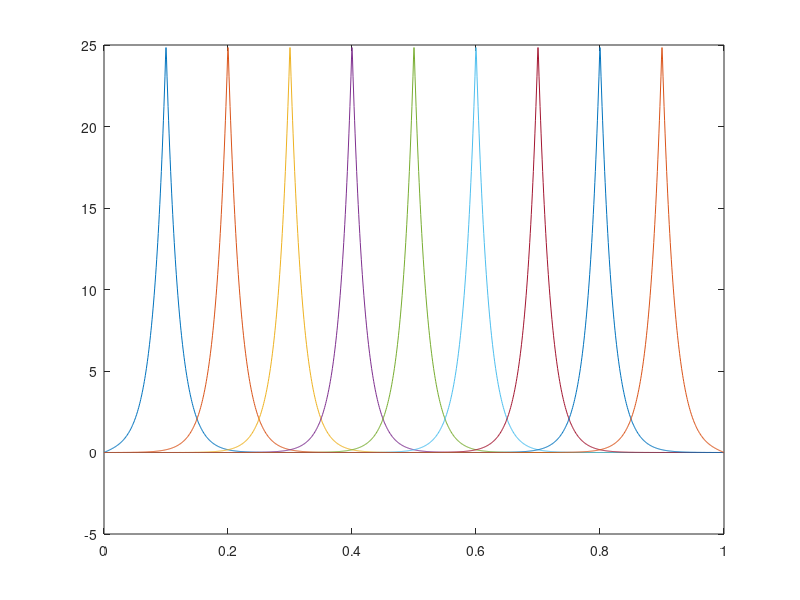
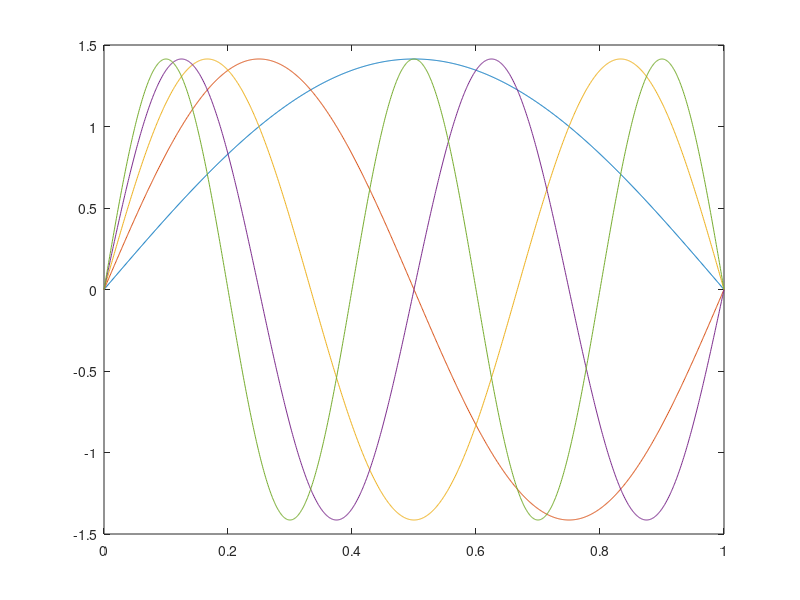
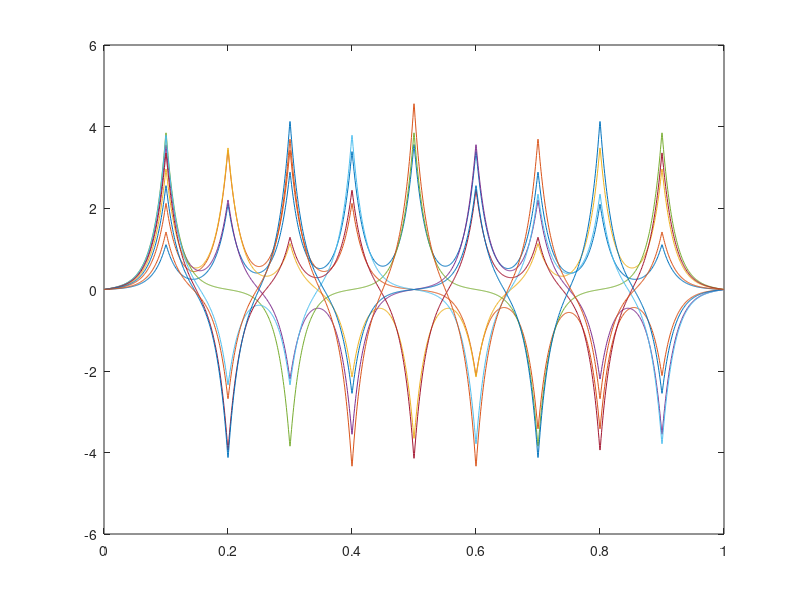
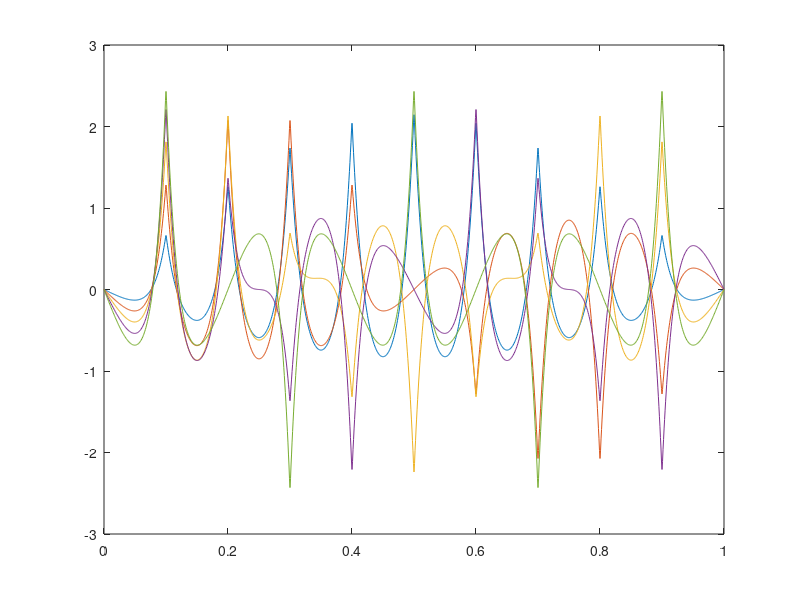

These charts were generated, in order, by the following MATLAB code:
% PlotKernelSeries
% Computes and plots kernels given by a Mercer series
close all
x = linspace(0,1,11)';
xx = linspace(0,1,1201)';
%% iterated Brownian bridge kernel
x=x(2:end-1);
ep = 50; beta = 1;
phifunc = @(n,x) sqrt(2)*sin(pi*x*n);
lambdafunc = @(n) ((n*pi).^2+ep^2).^(-beta);
if beta < 3
    M = 1000;
else
    M = ceil(1/pi*sqrt(eps^(-1/beta)*(N^2*pi^2+ep^2)-ep^2));
end
%% Mercer series
N = length(x);
Lambda = diag(lambdafunc(1:M));
Phi_interp = phifunc(1:M,x);
Phi_eval = phifunc(1:M,xx);
Kbasis = Phi_eval*Lambda*Phi_interp'/Lambda(1,1);
%% Plot cardinal basis obtained via Mercer series
plot(xx,Kbasis)
%% Plot first 5 eigenfunctions
figure
plot(xx,Phi_eval(:,1:5))
%% HS-SVD stuff
I_N = eye(N);
Phi_1 = Phi_interp(:,1:N);
Phi_2 = Phi_interp(:,N+1:end);
Lambda_1 = Lambda(1:N,1:N);
Lambda_2 = Lambda(N+1:M,N+1:M);
Correction = Lambda_2*(Phi_1\Phi_2)'/Lambda_1;
Psi_basis = Phi_eval*[I_N;Correction];
%Kbasis = Psi_eval*Lambda_1*Phi_1'/Lambda(1,1);
%% Plot Psi basis
figure
plot(xx,Psi_basis);%(:,1:3))
Phi_correct = Phi_eval(:,N+1:M)*Correction;
%% Plot correction added to first N eigenfunctions to obtain Psi basis
figure
plot(xx,Phi_correct(:,1:5))

